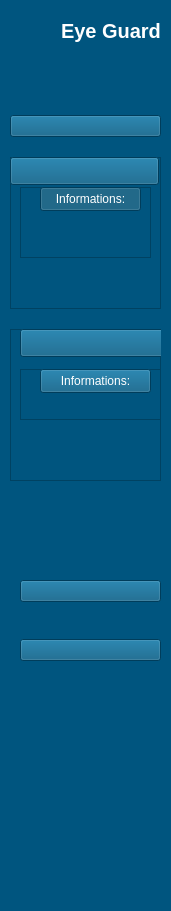
        <widget class="QWidget" name="icon_text_widget" native="true">
         <property name="minimumSize">
          <size>
           <width>171</width>
           <height>911</height>
          </size>
         </property>
         <property name="maximumSize">
          <size>
           <width>171</width>
           <height>911</height>
          </size>
         </property>
         <property name="styleSheet">
          <string notr="true">QWidget{
background-color: rgb(0, 85, 127);


	
  color:white;
}

QPushBottons{
      height:30px;
      broder:none;
}</string>
         </property>
         <widget class="QWidget" name="layoutWidget">
          <property name="geometry">
           <rect>
            <x>10</x>
            <y>10</y>
            <width>151</width>
            <height>41</height>
           </rect>
          </property>
          <layout class="QHBoxLayout" name="horizontalLayout" stretch="0,0">
           <property name="spacing">
            <number>10</number>
           </property>
           <property name="sizeConstraint">
            <enum>QLayout::SetDefaultConstraint</enum>
           </property>
           <item>
            <widget class="QLabel" name="label_2">
             <property name="minimumSize">
              <size>
               <width>20</width>
               <height>20</height>
              </size>
             </property>
             <property name="styleSheet">
              <string notr="true">color: rgb(255, 255, 255);
alternate-background-color: rgb(84, 255, 118);</string>
             </property>
             <property name="text">
              <string/>
             </property>
             <property name="pixmap">
              <pixmap resource="resources.qrc">:/newPrefix/icons/download.png</pixmap>
             </property>
             <property name="scaledContents">
              <bool>true</bool>
             </property>
            </widget>
           </item>
           <item>
            <widget class="QLabel" name="label_4">
             <property name="font">
              <font>
               <pointsize>15</pointsize>
               <italic>false</italic>
               <bold>true</bold>
               <strikeout>false</strikeout>
               <kerning>false</kerning>
              </font>
             </property>
             <property name="styleSheet">
              <string notr="true">border-color: rgb(0, 170, 0);

</string>
             </property>
             <property name="text">
              <string>Eye Guard</string>
             </property>
            </widget>
           </item>
          </layout>
         </widget>
         <widget class="QWidget" name="layoutWidget">
          <property name="geometry">
           <rect>
            <x>10</x>
            <y>80</y>
            <width>151</width>
            <height>401</height>
           </rect>
          </property>
          <layout class="QVBoxLayout" name="verticalLayout_2">
           <property name="spacing">
            <number>20</number>
           </property>
           <property name="topMargin">
            <number>35</number>
           </property>
           <item>
            <widget class="QPushButton" name="dashboard_2">
             <property name="enabled">
              <bool>true</bool>
             </property>
             <property name="styleSheet">
              <string notr="true">QPushButtons{
     padding-left: -100px;
}
</string>
             </property>
             <property name="text">
              <string/>
             </property>
             <property name="icon">
              <iconset resource="resources.qrc">
               <normaloff>:/newPrefix/icons/dashboard2.png</normaloff>
               <normalon>:/newPrefix/icons/dashboard1.png</normalon>:/newPrefix/icons/dashboard2.png</iconset>
             </property>
             <property name="iconSize">
              <size>
               <width>70</width>
               <height>20</height>
              </size>
             </property>
             <property name="checkable">
              <bool>true</bool>
             </property>
            </widget>
           </item>
           <item>
            <widget class="QFrame" name="students">
             <property name="frameShape">
              <enum>QFrame::StyledPanel</enum>
             </property>
             <property name="frameShadow">
              <enum>QFrame::Raised</enum>
             </property>
             <widget class="QFrame" name="students_dropdown">
              <property name="geometry">
               <rect>
                <x>10</x>
                <y>30</y>
                <width>131</width>
                <height>71</height>
               </rect>
              </property>
              <property name="frameShape">
               <enum>QFrame::StyledPanel</enum>
              </property>
              <property name="frameShadow">
               <enum>QFrame::Raised</enum>
              </property>
              <widget class="QPushButton" name="studnets_info">
               <property name="geometry">
                <rect>
                 <x>20</x>
                 <y>0</y>
                 <width>101</width>
                 <height>24</height>
                </rect>
               </property>
               <property name="styleSheet">
                <string notr="true">QPushButtons{
     padding-left: 20px
}
QPushButtons : hover{
     color:#12B298
}
</string>
               </property>
               <property name="text">
                <string>Informations:</string>
               </property>
               <property name="checkable">
                <bool>true</bool>
               </property>
               <property name="checked">
                <bool>true</bool>
               </property>
              </widget>
             </widget>
             <widget class="QPushButton" name="students_2">
              <property name="geometry">
               <rect>
                <x>0</x>
                <y>0</y>
                <width>149</width>
                <height>28</height>
               </rect>
              </property>
              <property name="styleSheet">
               <string notr="true">QPushButtons{

     padding-left:-60px
}
QPushButtons: checked{
   background-color:white;
  border-radius:3px;

}</string>
              </property>
              <property name="text">
               <string/>
              </property>
              <property name="icon">
               <iconset resource="resources.qrc">
                <normaloff>:/newPrefix/icons/students3.png</normaloff>
                <normalon>:/newPrefix/icons/students4.png</normalon>:/newPrefix/icons/students3.png</iconset>
              </property>
              <property name="iconSize">
               <size>
                <width>110</width>
                <height>20</height>
               </size>
              </property>
              <property name="checkable">
               <bool>true</bool>
              </property>
             </widget>
            </widget>
           </item>
           <item>
            <widget class="QFrame" name="teachers">
             <property name="frameShape">
              <enum>QFrame::StyledPanel</enum>
             </property>
             <property name="frameShadow">
              <enum>QFrame::Raised</enum>
             </property>
             <widget class="QPushButton" name="teacher_2">
              <property name="geometry">
               <rect>
                <x>10</x>
                <y>0</y>
                <width>145</width>
                <height>28</height>
               </rect>
              </property>
              <property name="contextMenuPolicy">
               <enum>Qt::NoContextMenu</enum>
              </property>
              <property name="styleSheet">
               <string notr="true">QPushButtons{

     padding-left:-60px
}
QPushButtons: checked{
   background-color:white;
  border-radius:3px;

}</string>
              </property>
              <property name="text">
               <string/>
              </property>
              <property name="icon">
               <iconset resource="resources.qrc">
                <normaloff>:/newPrefix/icons/teachers3.png</normaloff>
                <normalon>:/newPrefix/icons/teachers4.png</normalon>:/newPrefix/icons/teachers3.png</iconset>
              </property>
              <property name="iconSize">
               <size>
                <width>110</width>
                <height>20</height>
               </size>
              </property>
              <property name="checkable">
               <bool>true</bool>
              </property>
             </widget>
             <widget class="QFrame" name="teachers_dropdown">
              <property name="geometry">
               <rect>
                <x>10</x>
                <y>40</y>
                <width>141</width>
                <height>51</height>
               </rect>
              </property>
              <property name="frameShape">
               <enum>QFrame::StyledPanel</enum>
              </property>
              <property name="frameShadow">
               <enum>QFrame::Raised</enum>
              </property>
              <widget class="QPushButton" name="teacher_infos">
               <property name="geometry">
                <rect>
                 <x>20</x>
                 <y>0</y>
                 <width>111</width>
                 <height>24</height>
                </rect>
               </property>
               <property name="text">
                <string>Informations:</string>
               </property>
               <property name="checkable">
                <bool>true</bool>
               </property>
              </widget>
             </widget>
            </widget>
           </item>
          </layout>
         </widget>
         <widget class="QWidget" name="layoutWidget_2">
          <property name="geometry">
           <rect>
            <x>20</x>
            <y>540</y>
            <width>141</width>
            <height>152</height>
           </rect>
          </property>
          <layout class="QVBoxLayout" name="verticalLayout_5">
           <property name="spacing">
            <number>6</number>
           </property>
           <property name="topMargin">
            <number>9</number>
           </property>
           <item>
            <widget class="QPushButton" name="settings_2">
             <property name="styleSheet">
              <string notr="true">QPushButtons{

     padding-left:-60px
}
QPushButtons: checked{
   background-color:white;
  border-radius:3px;

}</string>
             </property>
             <property name="text">
              <string/>
             </property>
             <property name="icon">
              <iconset resource="resources.qrc">
               <normaloff>:/newPrefix/icons/settings2.png</normaloff>
               <normalon>:/newPrefix/icons/settings1.png</normalon>:/newPrefix/icons/settings2.png</iconset>
             </property>
             <property name="iconSize">
              <size>
               <width>50</width>
               <height>50</height>
              </size>
             </property>
             <property name="checkable">
              <bool>true</bool>
             </property>
            </widget>
           </item>
           <item>
            <widget class="QPushButton" name="signout_2">
             <property name="styleSheet">
              <string notr="true">QPushButtons{

     padding-left:-60px
}
QPushButtons: checked{
   background-color:white;
  border-radius:3px;

}</string>
             </property>
             <property name="text">
              <string/>
             </property>
             <property name="icon">
              <iconset resource="resources.qrc">
               <normaloff>:/newPrefix/icons/signout2.png</normaloff>
               <normalon>:/newPrefix/icons/signout1.png</normalon>:/newPrefix/icons/signout2.png</iconset>
             </property>
             <property name="iconSize">
              <size>
               <width>70</width>
               <height>70</height>
              </size>
             </property>
             <property name="checkable">
              <bool>true</bool>
             </property>
            </widget>
           </item>
          </layout>
         </widget>
        </widget>
